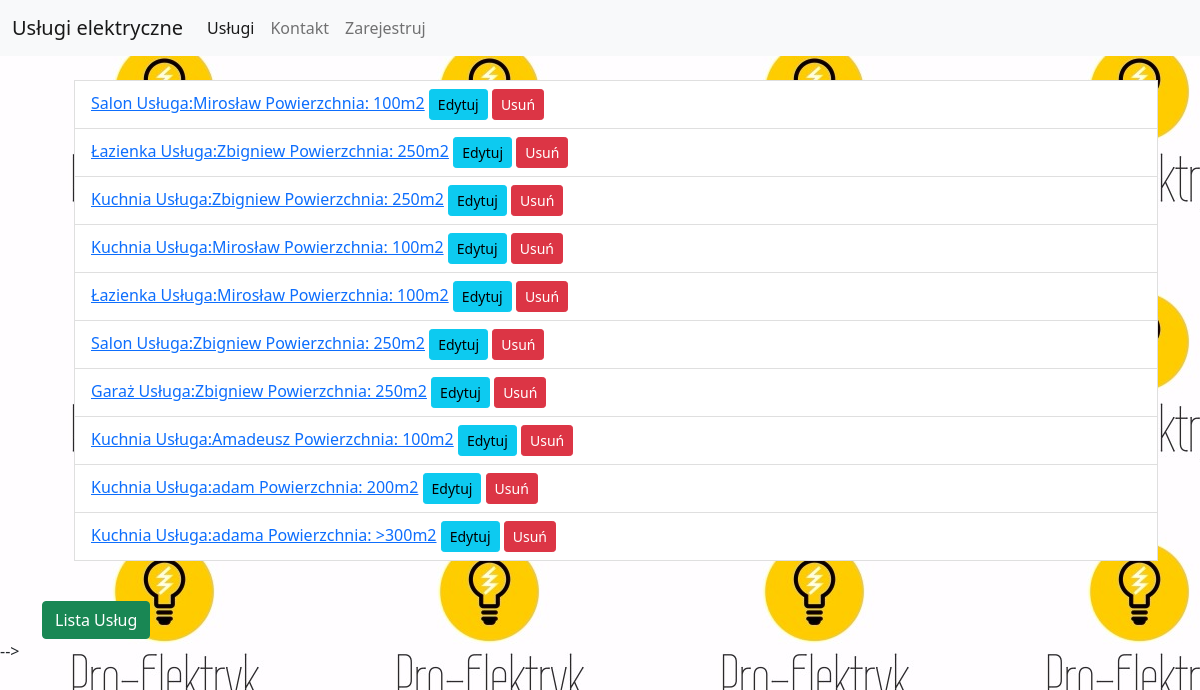
The page /rooms/ (signed in) on the database its author committed.
### strona/models.py (models this page shows, shortened)
class Room(models.Model):
    name = models.CharField(choices=ROOMS, max_length=25, default='')
    service = models.ForeignKey(Service, on_delete=models.CASCADE)
    def get_absolute_url(self):
        return reverse('room_detail_view', args=(self.pk,))
    def get_delete_url(self):
        return reverse('room_delete_view', args=(self.pk,))
    def get_update_url(self):
        return reverse('room_update_view', args=(self.pk,))
    def __str__(self):
        return f"{self.name} Usługa:{self.service}"

class Service(models.Model):
    name = models.CharField(max_length=125)
    square_meters = models.CharField(choices=METERS, max_length=6, default='')
    def __str__(self):
        return f"{self.name}  Powierzchnia: {self.square_meters}"

### strona/views.py (the view)
# urls.py: path('rooms/', views.RoomView.as_view(), name='room_list_view'),
class RoomView(LoginRequiredMixin, ListView):
    model = Room
    template_name = 'room.html'

### templates/room.html (shortened to what this page needs)
{% extends 'base.html' %}
{% block content %}
    {% include 'view_list.html' with object_list=room_list %}
    <a href="{% url 'service_list_view' %}" class="btn btn-success">Lista Usług</a>
{% endblock %}

### templates/view_list.html
{% block list %}
    <ul>
        {% for item in object_list %}
            <li class="list-group-item"><a href="{{ item.get_absolute_url }}"> {{ item }}</a>
                <a href="{{ item.get_update_url }}" class="btn btn-info btn-sm">Edytuj</a>
                <a href="{{ item.get_delete_url }}" class="btn btn-danger btn-sm">Usuń</a>
            </li>
        {% endfor %}
    </ul>
    <br/>
{% endblock %}

### rows shown on the page
Room: name+service "Salon Usługa:Mirosław Powierzchnia: 100m2"
Room: name+service "Łazienka Usługa:Zbigniew Powierzchnia: 250m2"
Room: name+service "Kuchnia Usługa:Zbigniew Powierzchnia: 250m2"
Room: name+service "Kuchnia Usługa:Mirosław Powierzchnia: 100m2"
Room: name+service "Łazienka Usługa:Mirosław Powierzchnia: 100m2"
Room: name+service "Salon Usługa:Zbigniew Powierzchnia: 250m2"
Room: name+service "Garaż Usługa:Zbigniew Powierzchnia: 250m2"
Room: name+service "Kuchnia Usługa:Amadeusz Powierzchnia: 100m2"
Room: name+service "Kuchnia Usługa:adam Powierzchnia: 200m2"
Room: name+service "Kuchnia Usługa:adama Powierzchnia: >300m2"
